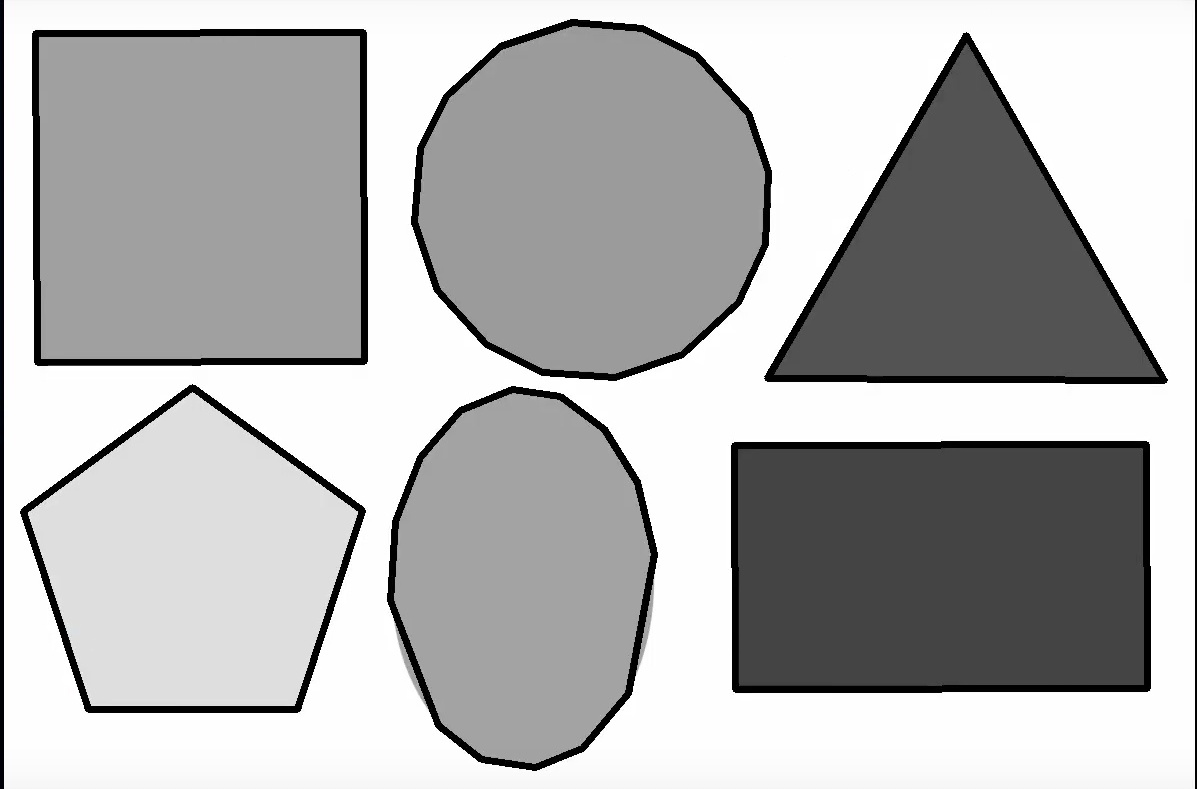
#> input picture shapes2.png, 1197 x 789 px
$ python main.py
#> lines starting #> are read from the running program, lines starting #| are printed output that depends on the picture; after the words box and inside, x2 and y2 are one past the last pixel; in counts of white or black regions, pixels touching at a corner belong together; long printed decimals are rounded
import numpy as np
import cv2
from PIL import Image

img = cv2.imread('shapes2.png')
#> img is the input picture: shape (789, 1197, 3); mean B, G, R 179.3, 179.3, 179.3
image = cv2.imread('shapes2.png')
imgGrey = cv2.cvtColor(img, cv2.COLOR_BGR2GRAY)
_, thrash = cv2.threshold(imgGrey, 50, 255, cv2.THRESH_BINARY)
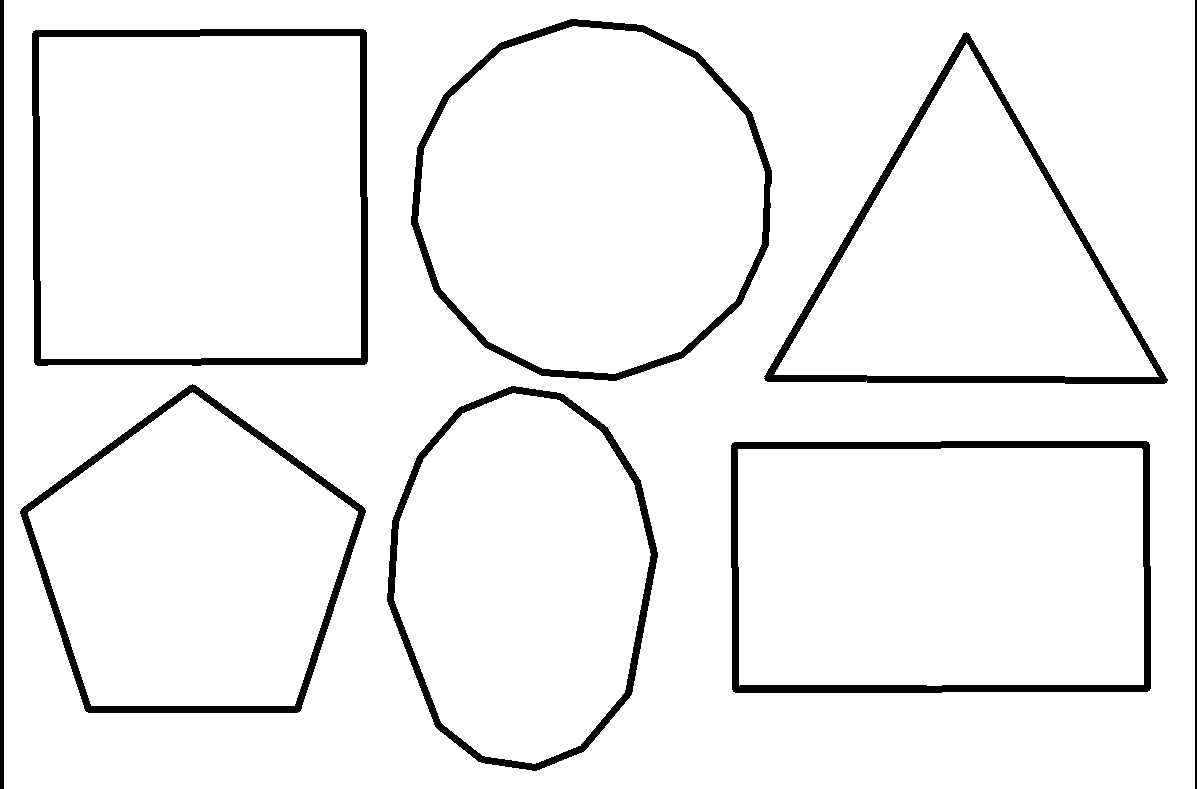
#> thrash: shape (789, 1197); 94.4% white; 8 black regions
contours, _ = cv2.findContours(thrash, cv2.RETR_TREE, cv2.CHAIN_APPROX_NONE)
#> contours = 13 contours; largest, box (x1, y1, x2, y2) and area: (4, 0, 1195, 789) 937720, (31, 28, 369, 367) 112894, (730, 440, 1152, 694) 105816, (39, 36, 361, 359) 102562, (410, 18, 773, 382) 102250

# in BGR mode
red = [36, 28, 237]
blue = [255, 0, 0]
green = [0, 255, 0]
yellow = [38, 206, 255]
orange = [42, 136, 255]
pink = [192, 88, 165]


cv2.imshow("img", img)

def get_limits(color):

    c = np.uint8([[color]])  # here insert the bgr values which you want to convert to hsv
    hsvC = cv2.cvtColor(c, cv2.COLOR_BGR2HSV)

    lowerLimit = hsvC[0][0][0] - 10, 100, 100
    upperLimit = hsvC[0][0][0] + 10, 255, 255

    lowerLimit = np.array(lowerLimit, dtype=np.uint8)
    upperLimit = np.array(upperLimit, dtype=np.uint8)

    return lowerLimit, upperLimit

def controlColor(hsvImage, color, colorName, prevColorName):

    if prevColorName != "":
        return prevColorName

    lowerLimit, upperLimit = get_limits(color=color)

    mask = cv2.inRange(hsvImage, lowerLimit, upperLimit)

    mask_ = Image.fromarray(mask)

    bbox = mask_.getbbox()

    if bbox is not None:
        return colorName
    return ""


for contour in contours:

    approx = cv2.approxPolyDP(contour, 0.01* cv2.arcLength(contour, True), True)
    cv2.drawContours(img, [approx], 0, (0, 0, 0), 5)
    x = approx.ravel()[0]
    y = approx.ravel()[1] - 5
    x1 ,y1, w, h = cv2.boundingRect(approx)
    x2, y2 = x1+w, y1+h
    ROI = image[y:y2, x:x2]
    hsvImage = cv2.cvtColor(ROI, cv2.COLOR_BGR2HSV)
    cv2.rectangle(img, (x1,y1), (x1 + w, y1 + h), (0, 0, 255), 3)

    colorName = controlColor(hsvImage, green , "green", "")
    colorName = controlColor(hsvImage, red, "red", colorName)
    colorName = controlColor(hsvImage, blue, "blue", colorName)
    colorName = controlColor(hsvImage, yellow, "yellow", colorName)
    colorName = controlColor(hsvImage, orange, "orange", colorName)
    colorName = controlColor(hsvImage, pink, "pink", colorName)


    if len(approx) == 3:
        cv2.putText(img, "Triangle " + colorName, (x, y), cv2.FONT_HERSHEY_COMPLEX, 0.5, (0, 0, 255))
    elif len(approx) == 4:
        x1 ,y1, w, h = cv2.boundingRect(approx)
        aspectRatio = float(w)/h
        print(aspectRatio)
        if aspectRatio >= 0.90 and aspectRatio <= 1.10:
          cv2.putText(img, "square " + colorName, (x, y), cv2.FONT_HERSHEY_COMPLEX, 0.5, (0, 0, 255))
        else:
          cv2.putText(img, "rectangle " + colorName, (x, y), cv2.FONT_HERSHEY_COMPLEX, 0.5, (0, 0, 255))
    elif len(approx) == 5:
        cv2.putText(img, "Pentagon " + colorName, (x, y), cv2.FONT_HERSHEY_COMPLEX, 0.5, (0, 0, 255))
    elif len(approx) == 10:
        cv2.putText(img, "Star " + colorName, (x, y), cv2.FONT_HERSHEY_COMPLEX, 0.5, (0, 0, 255))
    else:
        cv2.putText(img, "Circle " + colorName, (x, y), cv2.FONT_HERSHEY_COMPLEX, 0.5, (0, 0, 255))
#> this loop made 13 passes
#> (approx, x, y, x2) on passes 1, 2, 3, 10: ([[4, 0], [4, 788], [1194, 788], [1194, 0]], 4, -5, 1195), ([[731, 443], [1148, 441], [1150, 690], [733, 692]], 731, 438, 1151), ([[1142, 449], [738, 449], [739, 685], [1143, 684]], 1142, 444, 1144), ([[33, 30], [365, 29], [367, 363], [35, 365]], 33, 25, 368)
#> (x, y, x2, y2) on passes 4 to 7: (511, 380, 659, 772), (512, 388, 651, 764), (192, 378, 367, 714), (192, 387, 358, 706)
#| 1.510
#| 1.667
#| 1.713
#| 0.9941
#| 0.9969
#> pass 2, `ROI = image[y:y2, x:x2]`:
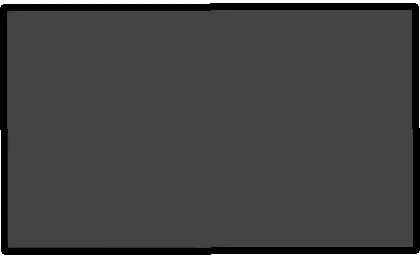
#> ROI: shape (255, 420, 3); min 0, max 255, mean 65.6
#> after the loop:
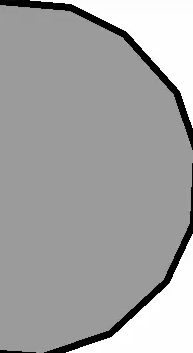
#> ROI: shape (353, 193, 3); min 0, max 255, mean 163.4
#> after the loop: hsvImage: shape (353, 193, 3); mean H, S, V 0, 0, 163.4
#> after the loop:
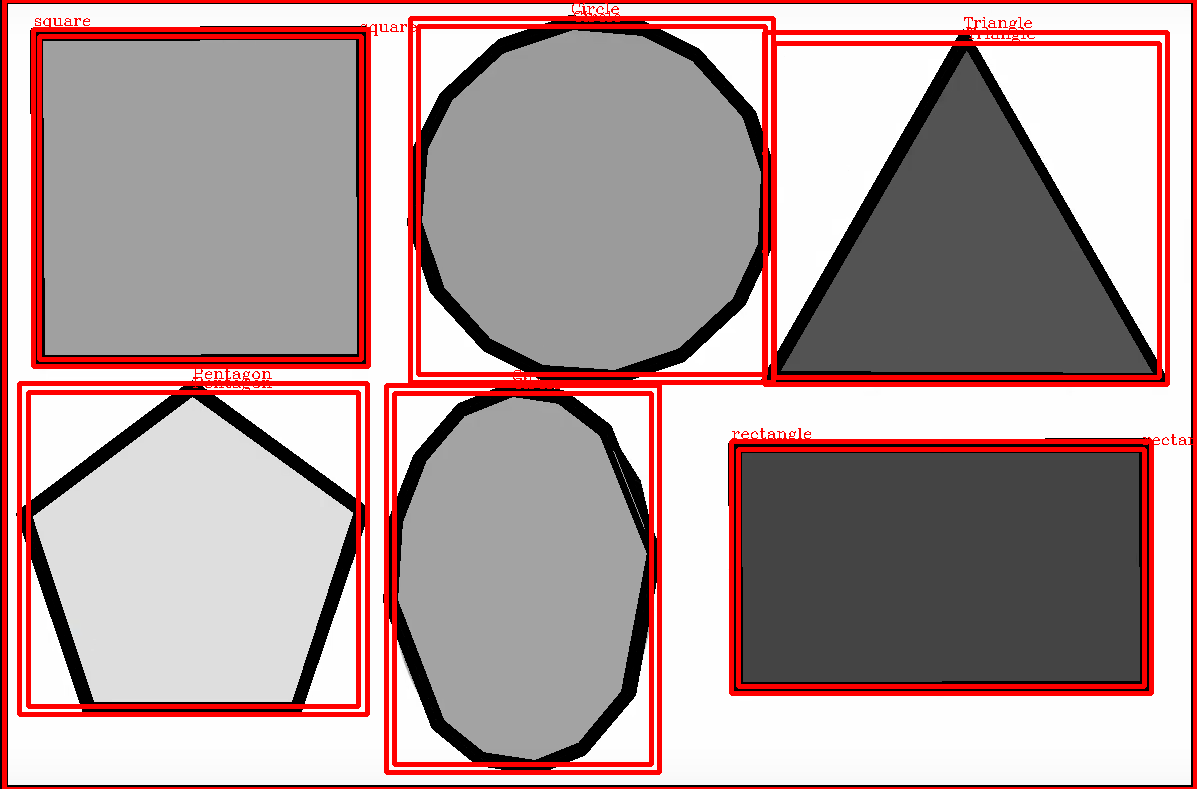
#> img: shape (789, 1197, 3); 14.93% of pixels changed, all inside (x1, y1, x2, y2) = (1, 0, 1197, 789)


cv2.imshow("shapes", img)
cv2.waitKey(0)
cv2.destroyAllWindows()
